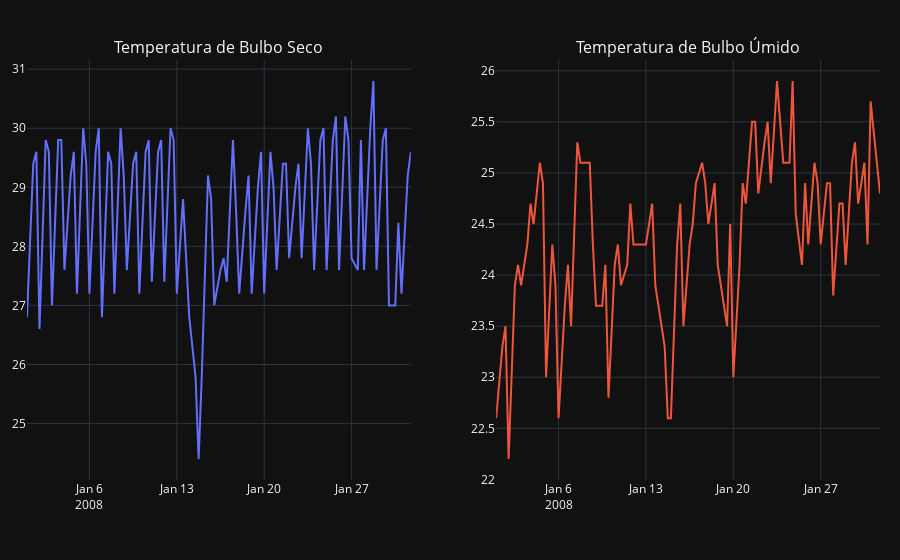

Notebook cell for this chart:
### Code cell
#Multiplot
from plotly.subplots import make_subplots 

#plot 2x1
fig = make_subplots(rows=1, cols=2, subplot_titles=["Temperatura de Bulbo Seco","Temperatura de Bulbo Úmido"])


#Adicionando figura
fig.add_trace(
    go.Scatter(
        x=df['2008-01'].index, 
        y=df['TempBulboSeco']['2008-01']
    ),
    row = 1, col=1
   )

fig.add_trace(
    go.Scatter(
        x=df['2008-01'].index, 
        y=df['TempBulboUmido']['2008-01']
    ),
    row = 1, col=2
   )
#Modificando layout
fig.update_layout(
    showlegend=False,
    template = "plotly_dark",
    margin = dict(l=20,r=20, t=60), 
    
)
fig.show()
